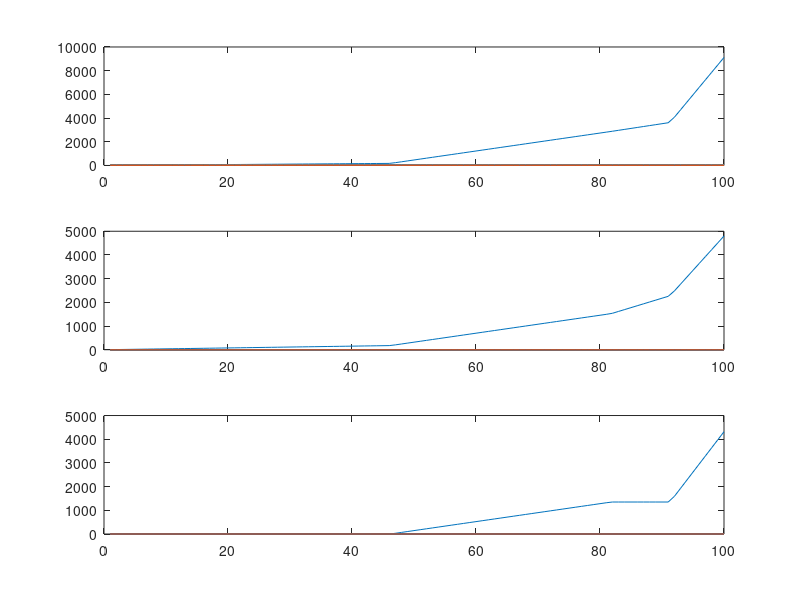

Recreate this plot in MATLAB.
function [ X ] = Pers()
%fonction RespPerso
A=[
    1 2 1 5 0 2;
    2 2 1 2 2 1;
    1 0 3 2 2 0;
    8 15 0 5 0 10;
    7 1 2 15 7 12;
    8 1 11 0 10 25;
    2 10 5 4 13 7;
    5 0 0 7 10 27;
    5 3 5 8 0 7;
    5 5 3 12 8 0;
    1 1 1 1 1 1;
    -1 -1 -1 -1 -1 -1; %(-) Car superieur ou egal 
];

R = zeros(100);
R3 = zeros(100);
R5 = zeros(100);
for i=1:100
    
    B = [350; 620; 485; 4800; 4800; 4800; 4800; 4800; 4800; 4800; 378.8; -(i/100)*378.8];
    lb = [0;0;0;0;0;0;];

    f=[13;1;11;7;20;50];
    x = linprog(f, A, B,[],[],lb,[]);
    R(i) = f'*x;
    
    f=[8;1;11;0;10;25];
    R3(i) = f'*x;
    
    f=[5;0;0;7;10;25];
    R5(i) = f'*x;
    
end

subplot(3,1,1), plot(R)
subplot(3,1,2), plot(R3)
subplot(3,1,3), plot(R5)


%solution optimale
    B = [350; 620; 485; 4800; 4800; 4800; 4800; 4800; 4800; 4800; 378.8; -(82/100)*378.8];
    lb = [0;0;0;0;0;0;];

    f=[13;1;11;7;20;50];
    x = linprog(f, A, B,[],[],lb,[]);
    f'*x
    
    f=[8;1;11;0;10;25];
    f'*x
    
    f=[5;0;0;7;10;25];
    f'*x
    
    x
end

